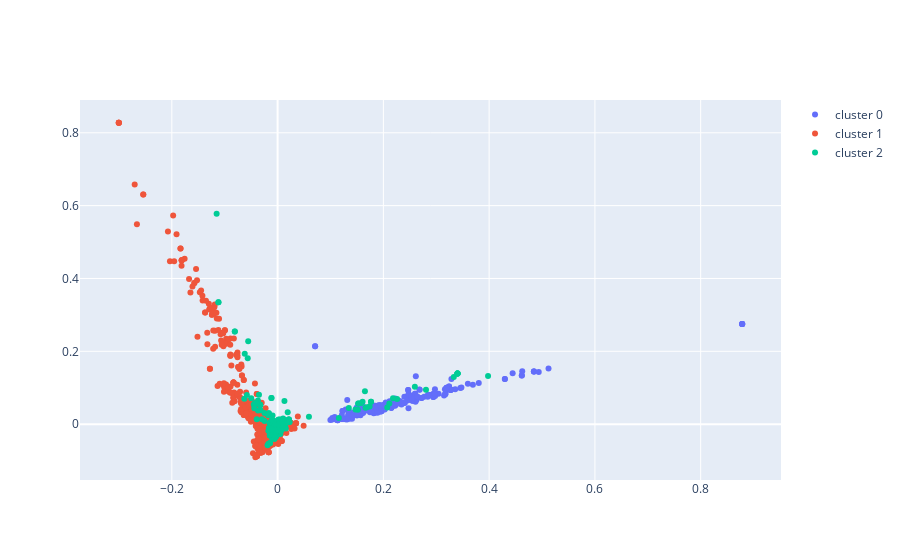

Notebook code cell kept with this figure:
### Code cell
data = []

for cluster_id in np.unique(km_data.labels_):
    cluster_indices = np.where(km_data.labels_ == cluster_id)
    cp = principals[cluster_indices]
    data.append(go.Scatter(x = cp[:,0],
                   y = cp[:,1],
                   mode='markers',
                hovertext=df_train[cluster_indices],
                name = 'cluster '+ str(cluster_id),
                      
                          ))
fig = go.Figure(data=data)
fig

### Figure 1 — Plotly figure (JSON) as saved in the notebook; plotly's stock layout.template omitted (floating-point values rounded to 4 significant figures; data arrays with more than 128 entries replaced by an {"elided": "..."} marker saying what was removed)
{"data": [{"hovertext": {"elided": "215 str values"}, "mode": "markers", "name": "cluster 0", "type": "scatter", "x": {"elided": "215 float values"}, "y": {"elided": "215 float values"}}, {"hovertext": {"elided": "2156 str values"}, "mode": "markers", "name": "cluster 1", "type": "scatter", "x": {"elided": "2156 float values"}, "y": {"elided": "2156 float values"}}, {"hovertext": {"elided": "245 str values"}, "mode": "markers", "name": "cluster 2", "type": "scatter", "x": {"elided": "245 float values"}, "y": {"elided": "245 float values"}}], "layout": {}}
